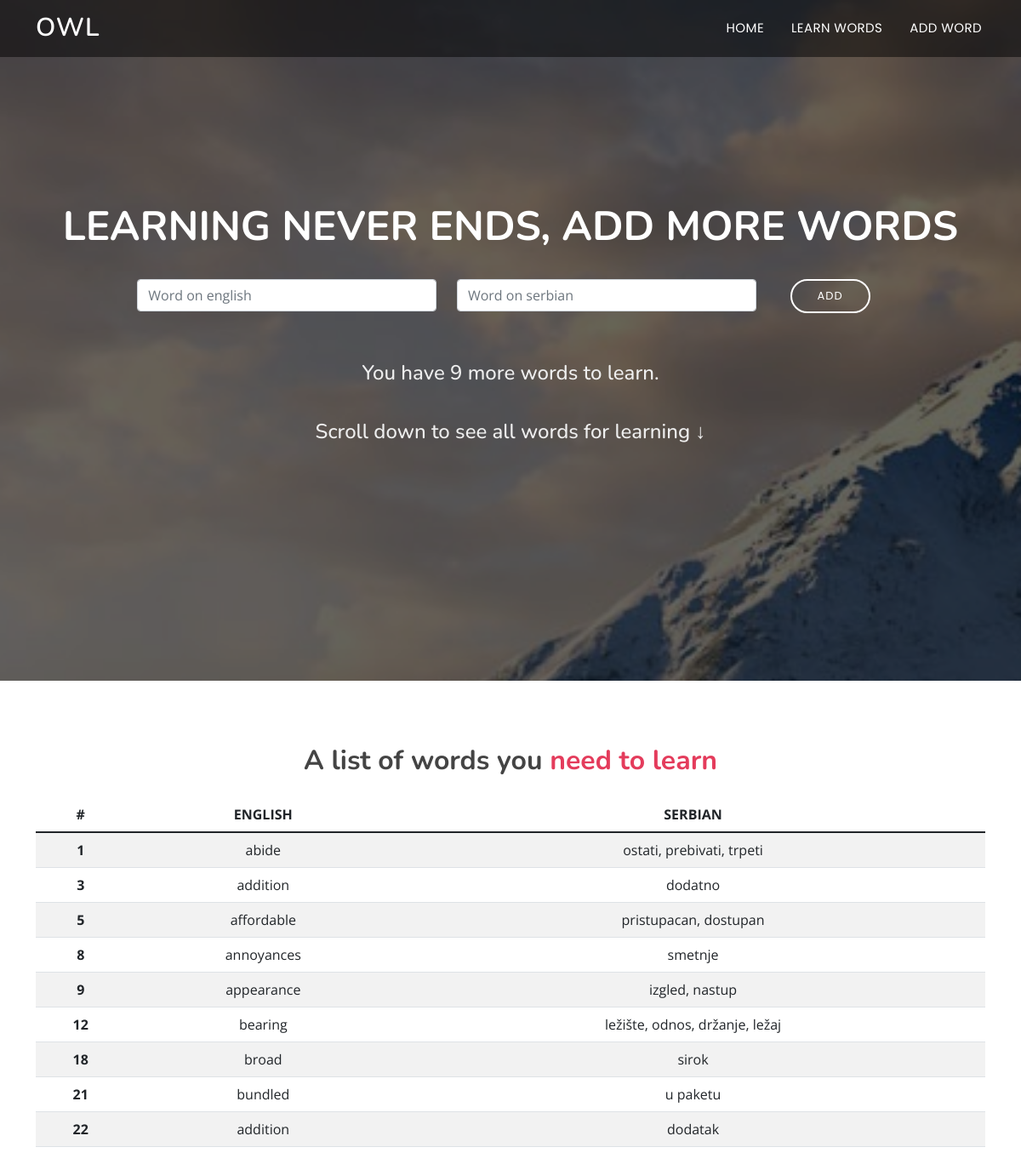
The page /listofwords on the database its author committed.
### main.py (models this page shows)
class Words(db.Model):
    __tablename__ = 'english'
    id = db.Column(db.Integer, primary_key=True)
    english = db.Column(db.String(100), unique=True)
    serbian = db.Column(db.String(100))

### main.py (the view)
@app.route('/listofwords', methods=['GET', 'POST'])
def listofwords():
    if request.method == 'POST':
        english_word = request.form['english'].lower()
        serbian_word = request.form['serbian'].lower()
        new_word = Words(english=english_word, serbian=serbian_word)
        db.session.add(new_word)
        db.session.commit()
    all_words = db.session.query(Words).all()
    return render_template("listofwords.html", words=all_words)

### templates/listofwords.html (shortened to what this page needs)
{% include "header.html" %}
<section id="hero">
    <div class="hero-container">
        <h1>Learning never ends, add more words</h1>
        <form class="w-75" action="{{url_for('listofwords')}}" method="post">
            <div class="row">
                <div class="col-5">
                    <input type="text" class="form-control mb-2" name="english" placeholder="Word on english">
                </div>
                <div class="col-5">
                    <input type="text" class="form-control mb-2" name="serbian" placeholder="Word on serbian">
                </div>
                <div class="col-2">
                    <button type="submit" class="btn btn-get-started mb-2">Add</button>
                </div>
            </div>
        </form>
        <br/>
        <br/>
        <h2>You have {{ words|length }} more words to learn.</h2>
        <h2>Scroll down to see all words for learning ↓</h2>
    </div>
</section>
<section id="about" class="about">
    <div class="container">
        <div class="section-title">
            <h3>A list of words you <span>need to learn</span></h3>
            <br/>
            <table class="table table-striped">
                <thead>
                <tr>
                    <th scope="col">#</th>
                    <th scope="col">ENGLISH</th>
                    <th scope="col">SERBIAN</th>
                </tr>
                </thead>
                <tbody>
                {% for word in words: %}
                <tr>
                    <th scope="row">{{ word.id }}</th>
                    <td>{{ word.english }}</td>
                    <td>{{ word.serbian }}</td>
                </tr>
                {% endfor %}
                </tbody>
            </table>
        </div>
    </div>
</section>
</body>
</html>

### templates/header.html (shortened to what this page needs)
<!DOCTYPE html>
<html lang="en">
<head>
    <link href="static/vendor/bootstrap/css/bootstrap.min.css" rel="stylesheet">
    <link href="static/vendor/boxicons/css/boxicons.min.css" rel="stylesheet">
    <link href="static/vendor/glightbox/css/glightbox.min.css" rel="stylesheet">
    <link href="static/vendor/remixicon/remixicon.css" rel="stylesheet">
    <link href="static/vendor/swiper/swiper-bundle.min.css" rel="stylesheet">
    <link href="static/css/style.css" rel="stylesheet">
</head>
<body>
<header id="header" class="fixed-top header-scrolled">
    <div class="container d-flex align-items-center justify-content-between">
        <h1 class="logo"><a href="/">OWL</a></h1>
        <nav id="navbar" class="navbar">
            <ul>
                <li><a class="nav-link scrollto" href="/">HOME</a></li>
                <li><a class="nav-link scrollto" href="/learn">LEARN WORDS</a></li>
                <li><a class="nav-link scrollto" href="/listofwords">ADD WORD</a></li>
            </ul>
        </nav>
    </div>
</header>

### static/css/style.css (style rules this page uses)
body { font-family: "Open Sans", sans-serif; color: #444444; }
a { color: #e43c5c; text-decoration: none; }
h1, h2, h3, h4, h5, h6 { font-family: "Nunito", sans-serif; }
#header { transition: all 0.5s; z-index: 997; padding: 20px 0; }
#header .logo { font-size: 30px; margin: 0; padding: 0; line-height: 1; font-weight: 600; letter-spacing: 1px; text-transform: uppercase; }
#header .logo a { color: #fff; }
#header.header-scrolled, #header.header-inner-pages { background: rgba(0, 0, 0, 0.5); padding: 12px 0; }
.navbar { padding: 0; }
.navbar ul { margin: 0; padding: 0; display: flex; list-style: none; align-items: center; }
.navbar li { position: relative; }
.navbar > ul > li { white-space: nowrap; padding: 10px 0 10px 24px; }
.navbar a, .navbar a:focus { display: flex; align-items: center; justify-content: space-between; font-family: "Poppins", sans-serif; color: #fff; font-size: 15px; padding: 0 4px; white-space: nowrap; transition: 0.3s; letter-spacing: 0.4px; position: relative; }
.navbar > ul > li > a:before { content: ""; position: absolute; width: 100%; height: 2px; bottom: -6px; left: 0; background-color: #e43c5c; visibility: hidden; transform: scaleX(0); transition: all 0.3s ease-in-out 0s; }
#hero { width: 100%; height: 100vh; background: url("../img/hero-bg.jpg") top center; background-size: cover; position: relative; }
#hero:before { content: ""; background: rgba(0, 0, 0, 0.6); position: absolute; bottom: 0; top: 0; left: 0; right: 0; }
#hero .hero-container { position: absolute; bottom: 0; top: 0; left: 0; right: 0; display: flex; justify-content: center; align-items: center; flex-direction: column; text-align: center; padding: 0 15px; }
#hero h1 { margin: 0 0 10px 0; font-size: 48px; font-weight: 700; line-height: 56px; text-transform: uppercase; color: #fff; }
#hero h2 { color: #eee; margin-bottom: 40px; font-size: 24px; }
#hero .btn-get-started { font-family: "Poppins", sans-serif; text-transform: uppercase; font-weight: 400; font-size: 13px; letter-spacing: 1px; display: inline-block; padding: 8px 30px 9px 30px; border-radius: 50px; transition: 0.5s; border: 2px solid #fff; color: #fff; }
@media (min-width: 1024px) { #hero { background-attachment: fixed; } }
section { padding: 60px 0; overflow: hidden; }
.section-title { text-align: center; padding-bottom: 30px; }
.section-title h3 { margin: 15px 0 0 0; font-size: 32px; font-weight: 700; }
.section-title h3 span { color: #e43c5c; }

### rows shown on the page
Words: id "1", english "abide", serbian "ostati, prebivati, trpeti"
Words: id "3", english "addition", serbian "dodatno"
Words: id "5", english "affordable", serbian "pristupacan, dostupan"
Words: id "8", english "annoyances", serbian "smetnje"
Words: id "9", english "appearance", serbian "izgled, nastup"
Words: id "12", english "bearing", serbian "ležište, odnos, držanje, ležaj"
Words: id "18", english "broad", serbian "sirok"
Words: id "21", english "bundled", serbian "u paketu"
Words: id "22", english "addition", serbian "dodatak"

### other values the page prints
{{ words|length }} "9"
